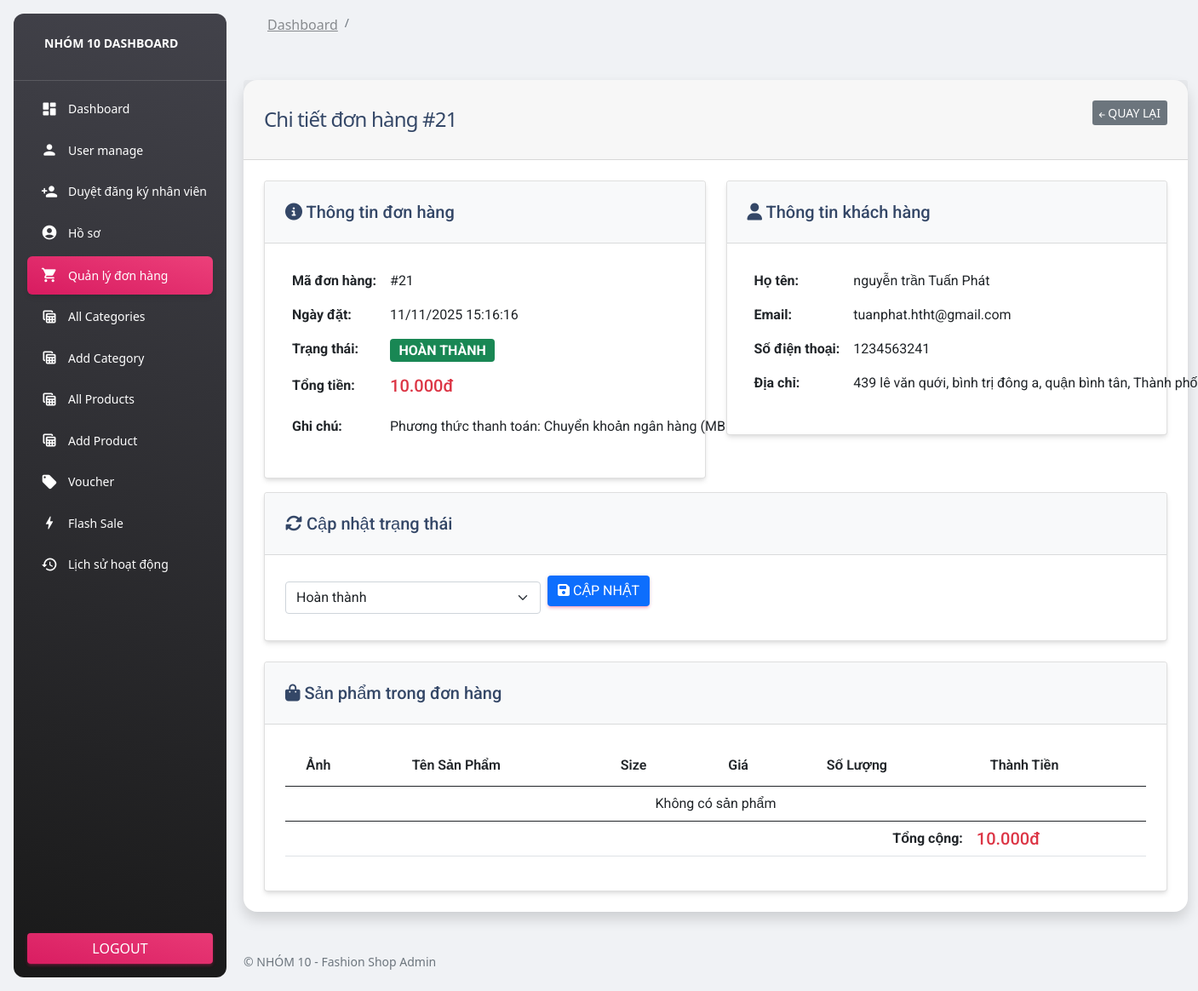
/admin/index.php?page=order-detail&id=21 (signed in), run on the app's committed database.
### tables this page shows
CREATE TABLE `orders` (
  `id` bigint(20) NOT NULL,
  `user_id` int(11) DEFAULT NULL,
  `voucher_id` int(11) DEFAULT NULL,
  `status` int(11) NOT NULL DEFAULT 2,
  `total_amount` int(11) NOT NULL DEFAULT 0,
  `created_at` timestamp NOT NULL DEFAULT current_timestamp(),
  `customer_name` varchar(255) DEFAULT NULL,
  `customer_phone` varchar(20) DEFAULT NULL,
  `customer_address` text DEFAULT NULL,
  `customer_email` varchar(255) DEFAULT NULL,
  `customer_note` text DEFAULT NULL,
  `payment_method` varchar(50) DEFAULT 'COD',
  `processed_by` int(11) DEFAULT NULL COMMENT 'ID của admin xử lý đơn hàng'
);

### admin/pages/order-detail.php (the view, shortened to what this page needs)
<?php
$order_id = $_GET['id'];
$order_query = "SELECT o.*,
                COALESCE(o.customer_name, u.name) as customer_name,
                COALESCE(o.customer_email, u.email) as customer_email,
                COALESCE(o.customer_phone, u.phone) as customer_phone,
                COALESCE(o.customer_address, u.address) as customer_address
                FROM orders o
                LEFT JOIN users u ON o.user_id = u.id
                WHERE o.id = '$order_id'";
$order_result = mysqli_query($conn, $order_query);
$order = mysqli_fetch_array($order_result);
$detail_query = "SELECT od.*, p.name as product_name, p.image as product_image, p.slug
                 FROM order_detail od
                 JOIN products p ON od.product_id = p.id
                 WHERE od.order_id = '$order_id'";
$detail_result = mysqli_query($conn, $detail_query);
$status_text = '';
$status_class = '';
switch($order['status']) {
    case 4:
        $status_text = 'Hoàn thành';
        $status_class = 'success';
        break;
}
?>
<div class="container-fluid py-4">
    <div class="row">
        <div class="col-md-12">
            <div class="card shadow border-0" style="border-radius:16px;">
                <div class="card-header d-flex justify-content-between align-items-center">
                    <h4 class="mb-0">Chi tiết đơn hàng #<?= $order['id']; ?></h4>
                    <a href="index.php?page=orders" class="btn btn-secondary btn-sm">
                        <i class="fas fa-arrow-left"></i> Quay lại
                    </a>
                </div>
                <div class="card-body">
                    <div class="row">
                        <div class="col-md-6">
                            <div class="card mb-3">
                                <div class="card-header bg-light">
                                    <h5 class="mb-0"><i class="fas fa-info-circle"></i> Thông tin đơn hàng</h5>
                                </div>
                                <div class="card-body">
                                    <table class="table table-borderless">
                                        <tr>
                                            <td><strong>Mã đơn hàng:</strong></td>
                                            <td>#<?= $order['id']; ?></td>
                                        </tr>
                                        <tr>
                                            <td><strong>Ngày đặt:</strong></td>
                                            <td><?= date('d/m/Y H:i:s', strtotime($order['created_at'])); ?></td>
                                        </tr>
                                        <tr>
                                            <td><strong>Trạng thái:</strong></td>
                                            <td>
                                                <span class="badge bg-<?= $status_class; ?> fs-6"><?= $status_text; ?></span>
                                            </td>
                                        </tr>
                                        <tr>
                                            <td><strong>Tổng tiền:</strong></td>
                                            <td><h5 class="text-danger"><?= number_format($order['total_amount'], 0, ',', '.'); ?>đ</h5></td>
                                        </tr>
                                        <?php if(!empty($order['customer_note'])): ?>
                                        <tr>
                                            <td><strong>Ghi chú:</strong></td>
                                            <td><?= nl2br(htmlspecialchars($order['customer_note'])); ?></td>
                                        </tr>
                                        <?php endif; ?>
                                    </table>
                                </div>
                            </div>
                        </div>
                        <div class="col-md-6">
                            <div class="card mb-3">
                                <div class="card-header bg-light">
                                    <h5 class="mb-0"><i class="fas fa-user"></i> Thông tin khách hàng</h5>
                                </div>
                                <div class="card-body">
                                    <table class="table table-borderless">
                                        <tr>
                                            <td><strong>Họ tên:</strong></td>
                                            <td><?= htmlspecialchars($order['customer_name']); ?></td>
                                        </tr>
                                        <?php if(!empty($order['customer_email'])): ?>
                                        <tr>
                                            <td><strong>Email:</strong></td>
                                            <td><?= htmlspecialchars($order['customer_email']); ?></td>
                                        </tr>
                                        <?php endif; ?>
                                        <?php if(!empty($order['customer_phone'])): ?>
                                        <tr>
                                            <td><strong>Số điện thoại:</strong></td>
                                            <td><?= htmlspecialchars($order['customer_phone']); ?></td>
                                        </tr>
                                        <?php endif; ?>
                                        <?php if(!empty($order['customer_address'])): ?>
                                        <tr>
                                            <td><strong>Địa chỉ:</strong></td>
                                            <td><?= nl2br(htmlspecialchars($order['customer_address'])); ?></td>
                                        </tr>
                                        <?php endif; ?>
                                    </table>
                                </div>
                            </div>
                        </div>
                    </div>
                    <div class="row mb-4">
                        <div class="col-md-12">
                            <div class="card">
                                <div class="card-header bg-light">
                                    <h5 class="mb-0"><i class="fas fa-sync-alt"></i> Cập nhật trạng thái</h5>
                                </div>
                                <div class="card-body">
                                    <form action="code.php" method="POST" class="d-flex gap-2 align-items-center">
                                        <select name="order_status" class="form-select" style="max-width: 300px;">
                                            <option value="4" <?= $order['status'] == 4 ? 'selected' : ''; ?>>Hoàn thành</option>
                                        </select>
                                        <button type="submit" name="update_order_status" class="btn btn-primary">
                                            <i class="fas fa-save"></i> Cập nhật
                                        </button>
                                    </form>
                                </div>
                            </div>
                        </div>
                    </div>
                    <div class="row">
                        <div class="col-md-12">
                            <div class="card">
                                <div class="card-header bg-light">
                                    <h5 class="mb-0"><i class="fas fa-shopping-bag"></i> Sản phẩm trong đơn hàng</h5>
                                </div>
                                <div class="card-body">
                                    <div class="table-responsive">
                                        <table class="table table-hover">
                                            <thead>
                                                <tr>
                                                    <th>Ảnh</th>
                                                    <th>Tên sản phẩm</th>
                                                    <th>Size</th>
                                                    <th>Giá</th>
                                                    <th>Số lượng</th>
                                                    <th>Thành tiền</th>
                                                </tr>
                                            </thead>
                                            <tbody>
                                                <?php
                                                if(mysqli_num_rows($detail_result) > 0) {
                                                    while($detail = mysqli_fetch_array($detail_result)) {
                                                        $subtotal = $detail['price'] * $detail['quantity'];
                                                ?>
                                                    <tr>
                                                        <td>
                                                            <img src="../images/<?= $detail['product_image']; ?>"
                                                                 width="60" height="60"
                                                                 style="object-fit:cover;border-radius:8px;"
                                                                 alt="<?= $detail['product_name'];?>">
                                                        </td>
                                                        <td>
                                                            <strong><?= htmlspecialchars($detail['product_name']); ?></strong>
                                                            <br>
                                                            <a href="../index.php?page=product-detail&slug=<?= $detail['slug']; ?>"
                                                               target="_blank"
                                                               class="text-muted small">
                                                                <i class="fas fa-external-link-alt"></i> Xem sản phẩm
                                                            </a>
                                                        </td>
                                                        <td>
                                                            <?php if (!empty($detail['product_size'])): ?>
                                                                <span class="badge bg-info"><?= htmlspecialchars($detail['product_size']); ?></span>
                                                            <?php else: ?>
                                                                <span class="text-muted">-</span>
                                                            <?php endif; ?>
                                                        </td>
                                                        <td><?= number_format($detail['price'], 0, ',', '.'); ?>đ</td>
                                                        <td><span class="badge bg-secondary"><?= $detail['quantity']; ?></span></td>
                                                        <td><strong><?= number_format($subtotal, 0, ',', '.'); ?>đ</strong></td>
                                                    </tr>
                                                <?php
                                                    }
                                                } else {
                                                    echo "<tr><td colspan='6' class='text-center'>Không có sản phẩm</td></tr>";
                                                }
                                                ?>
                                            </tbody>
                                            <tfoot>
                                                <tr>
                                                    <td colspan="5" class="text-end"><strong>Tổng cộng:</strong></td>
                                                    <td><h5 class="text-danger mb-0"><?= number_format($order['total_amount'], 0, ',', '.'); ?>đ</h5></td>
                                                </tr>
                                            </tfoot>
                                        </table>
                                    </div>
                                </div>
                            </div>
                        </div>
                    </div>
                </div>
            </div>
        </div>
    </div>
</div>

### data on the page
orders: id "21", created_at "11/11/2025 15:16:16", status "HOÀN THÀNH", total_amount "10.000", customer_note "Phương thức thanh toán: Chuyển khoản ngân hàng (MB Bank - 0000955063080 - Nguyen Tran Tuan Phat)", order_status "Hoàn thành"

### other printed values
$order['customer_name'] "nguyễn trần Tuấn Phát"
$order['customer_email'] "tuanphat.htht@gmail.com"
$order['customer_phone'] "1234563241"
$order['customer_address'] "439 lê văn quới, bình trị đông a, quận bình tân, Thành phố…"
